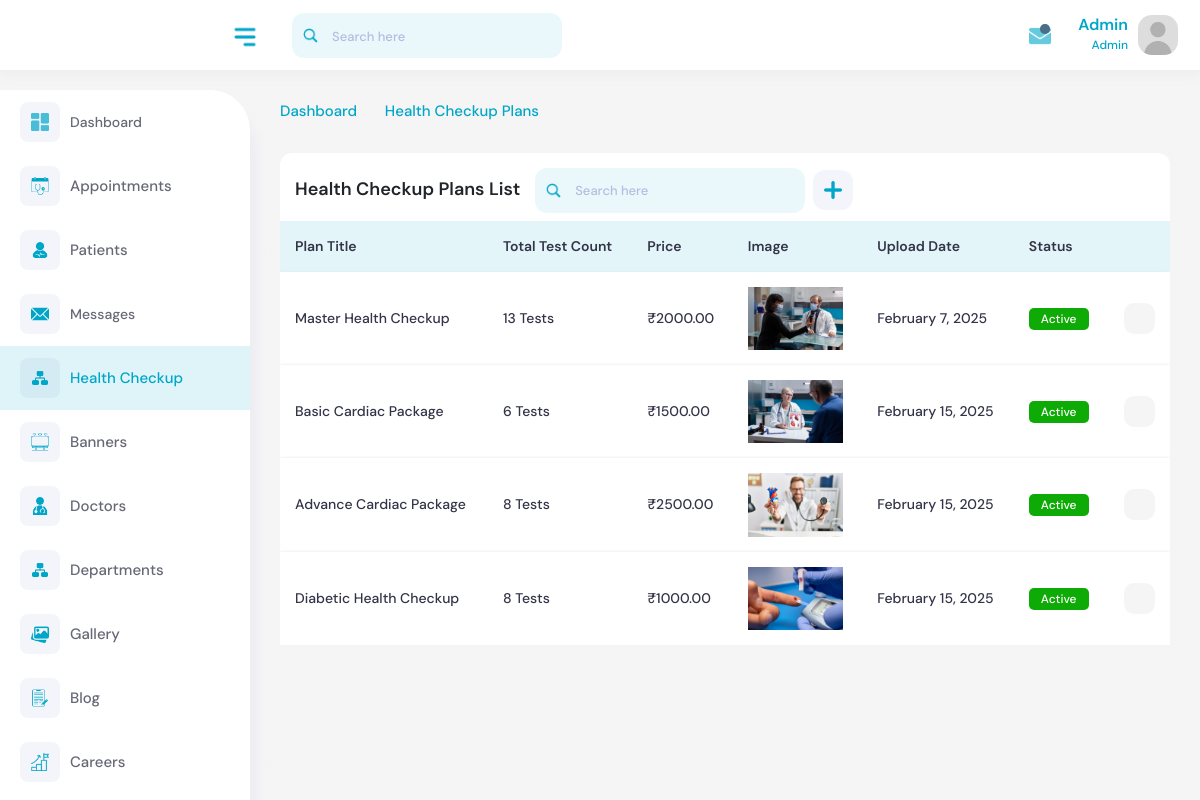
The app's page /account/health-checkup/ (signed in) with its own data.
### core/models.py (models this page shows, shortened)
class HealthCheckupPlan(models.Model):
    title = models.CharField(max_length=255)
    description = models.TextField()
    created_at = models.DateTimeField(auto_now_add=True)
    priority = models.DecimalField(max_digits=4, decimal_places=2, null=True, blank=True, default=10)
    slug = models.SlugField(unique=True)
    status = models.BooleanField(default=True)
    total_test_include = models.PositiveIntegerField()
    price = models.DecimalField(max_digits=10, decimal_places=2)
    image = models.ImageField(upload_to='health_checkup_plans/', blank=True, null=True)

### core/views.py (the view)
# urls.py: path('account/health-checkup/', views.health_checkup_plans, name='health_checkup_plans'),
@login_required(login_url='login')
def health_checkup_plans(request):
    try:
        profile = Summary.objects.get(user=request.user)
    except ObjectDoesNotExist:
        msg.error(request,'Profile does not exist. You cannot access here.')
        return redirect('login')
    if profile:
        if profile.role == 'hr':
            return redirect('hr_dashboard')
        elif profile.role == 'media':
            return redirect('media_dashboard')  # Correctly redirect to media dashboard
        elif profile.role not in ['frontdesk', 'admin']:
            return redirect('homepage')
    else:
        return redirect('homepage')
    plans = HealthCheckupPlan.objects.all().order_by('priority')
    context = {
        'plans': plans
    }
    return render(request, 'backend/checkup-plans.html', context)

### templates/backend/checkup-plans.html (shortened to what this page needs)
{% extends 'backend/base.html' %}
{% load static %}
{% block content %}
<div class="content">
    <div class="page-header">
        <div class="row">
            <div class="col-sm-12">
                <ul class="breadcrumb">
                    <li class="breadcrumb-item"><a href="{% url 'dashboard' %}">Dashboard </a></li>
                    <li class="breadcrumb-item"><i class="feather-chevron-right"></i></li>
                    <li class="breadcrumb-item active">Health Checkup Plans</li>
                </ul>
            </div>
        </div>
    </div>
    <div class="row">
        <div class="col-sm-12">
            <div class="card card-table show-entire">
                <div class="card-body">
                    <div class="page-table-header mb-2">
                        <div class="row align-items-center">
                            <div class="col">
                                <div class="doctor-table-blk">
                                    <h3>Health Checkup Plans List</h3>
                                    <div class="doctor-search-blk">
                                        <div class="top-nav-search table-search-blk">
                                            <form>
                                                <input id="search-input" type="text" class="form-control" placeholder="Search here" />
                                                <a class="btn"><img src="{% static 'img/icons/search.png' %}" style="width: 15px" alt /></a>
                                            </form>
                                        </div>
                                        <div class="add-group">
                                            <a href="{% url 'create_health_checkup_plans' %}" class="btn btn-primary add-pluss ms-2"><img style="width: 18px" src="{% static 'img/icons/plus.png' %}" alt /></a>
                                        </div>
                                    </div>
                                </div>
                            </div>
                        </div>
                    </div>
                    <div class="table-responsive">
                        <table id="banners-table" class="table border-0 custom-table comman-table datatable mb-0">
                            <thead>
                                <tr>
                                    <th>Plan Title</th>
                                    <th>Total Test Count</th>
                                    <th>Price</th>
                                    <th>Image</th>
                                    <th>Upload Date</th>
                                    <th>Status</th>
                                    <th class="text-end"></th>
                                </tr>
                            </thead>
                            <tbody>
                                {% for plan in plans %}
                                    <tr>
                                        <td>{{plan.title}}</td>
                                        <td>{{plan.total_test_include}} Tests</td>
                                        <td>
                                            ₹{{plan.price}}
                                        </td>
                                        <td><img src="{{plan.image.url}}" style="width: 95px" /></td>
                                        <td>{{ plan.created_at|date:"F j, Y" }}</td>
                                        <td>
                                        {% if plan.status == True %}
                                            <span class="acti_ve">Active</span>
                                            {% else %}
                                            <span class="in_acti_ve">Inactive</span>
                                        {% endif %}
                                        </td>
                                        <td class="text-end">
                                            <div class="dropdown dropdown-action">
                                                <a href="#" class="action-icon dropdown-toggle" data-bs-toggle="dropdown" aria-expanded="false"><i class="fa fa-ellipsis-v"></i></a>
                                            </div>
                                        </td>
                                    </tr>
                                {% endfor %}
                            </tbody>
                        </table>
                    </div>
                </div>
            </div>
        </div>
    </div>
</div>
{% endblock content %}

### templates/backend/base.html (shortened to what this page needs)
<!DOCTYPE html>
{% load static %}
<html lang="en">
    <head>
        <link rel="stylesheet" type="text/css" href="{% static 'css/bootstrap.min.css' %}" />
        <link rel="stylesheet" href="{% static 'plugins/fontawesome/css/fontawesome.min.css' %}" />
        <link rel="stylesheet" href="{% static 'plugins/fontawesome/css/all.min.css' %}" />
        <link rel="stylesheet" type="text/css" href="{% static 'css/select2.min.css' %}" />
        <link rel="stylesheet" href="{% static 'plugins/datatables/datatables.min.css' %}" />
        <link rel="stylesheet" href="{% static 'css/feather.css' %}" />
        <link rel="stylesheet" type="text/css" href="{% static 'css/style.css' %}" />
    </head>
    <body>
        <div class="main-wrapper">
            <div class="header">
                <div class="header-left">
                    <a href="{% url 'dashboard' %}" class="logo"> <img src="{% static 'img/logo.png' %}" style="width: 180px" class="img-fluid" alt /> </a>
                </div>
                <a id="toggle_btn" href="javascript:void(0);"><img src="{% static 'img/icons/menu.png' %}" style="width: 30px;" alt /></a>
                <div class="top-nav-search mob-view">
                    <form>
                        <input type="text" class="form-control" placeholder="Search here" />
                        <a class="btn"><img src="{% static 'img/icons/search.png' %}" style="width: 15px;" alt /></a>
                    </form>
                </div>
                <ul class="nav user-menu float-end">
                    <li class="nav-item dropdown d-none d-md-block">
                        <a href="#" class="dropdown-toggle nav-link" data-bs-toggle="dropdown">
                            <img src="{% static 'img/icons/email.png' %}" style="width: 22px;" alt />
                            <span class="pulse"></span>
                        </a>
                    </li>
                    <li class="nav-item dropdown has-arrow user-profile-list">
                        <a href="#" class="dropdown-toggle nav-link user-link" data-bs-toggle="dropdown">
                            <div class="user-names">
                                <h5 style="text-transform: capitalize;">{{request.user.username}}</h5>
                                <span>Admin</span>
                            </div>
                            <span class="user-img">
                                <img src="{% static 'img/user.jpg' %}" alt="Admin" />
                            </span>
                        </a>
                    </li>
                </ul>
            </div>
            <div class="sidebar" id="sidebar">
                <div class="sidebar-inner slimscroll">
                    <div id="sidebar-menu" class="sidebar-menu">
                        <ul class="main">
                            <div class="sidebar__box dashboard_sidebar">
                                <a href="{% url 'dashboard' %}">
                                    <span class="menu-side"><img src="{% static 'img/icons/dashboard.png' %}" style="width: 18px;" alt /></span> <span> Dashboard </span>
                                </a>
                            </div>
                            <li class="submenu appointment_sidebar">
                                <a href="#">
                                    <span class="menu-side"><img src="{% static 'img/icons/appointment.png' %}" style="width: 18px;" alt /></span> <span> Appointments </span> <span class="menu-arrow"></span>
                                </a>
                            </li>
                            <li class="submenu patients_sidebar">
                                <a href="#">
                                    <span class="menu-side"><img src="{% static 'img/icons/healthy.png' %}" style="width: 18px;" alt /></span> <span>Patients </span> <span class="menu-arrow"></span>
                                </a>
                            </li>
                            <div class="sidebar__box messages_sidebar">
                                <a href="{% url 'messages' %}">
                                    <span class="menu-side"><img src="{% static 'img/icons/message.png' %}" style="width: 18px;" alt /></span> <span> Messages </span>
                                </a>
                            </div>
                            <li class="submenu health_checkup_sidebar">
                                <a href="#">
                                    <span class="menu-side"><img src="{% static 'img/icons/department.png' %}" style="width: 18px;" alt /></span> <span> Health Checkup </span> <span class="menu-arrow"></span>
                                </a>
                            </li>
                            <li class="submenu banner_sidebar">
                                <a href="#">
                                    <span class="menu-side"><img src="{% static 'img/icons/banner.png' %}" style="width: 18px;" alt /></span> <span> Banners </span> <span class="menu-arrow"></span>
                                </a>
                            </li>
                            <li class="submenu doctor_sidebar">
                                <a href="#">
                                    <span class="menu-side"><img src="{% static 'img/icons/doctor.png' %}" style="width: 18px;" alt /></span> <span> Doctors </span> <span class="menu-arrow"></span>
                                </a>
                            </li>
                            <li class="submenu department_sidebar">
                                <a href="#">
                                    <span class="menu-side"><img src="{% static 'img/icons/department.png' %}" style="width: 18px;" alt /></span> <span> Departments </span> <span class="menu-arrow"></span>
                                </a>
                            </li>
                            <li class="submenu gallery_sidebar">
                                <a href="#">
                                    <span class="menu-side"><img src="{% static 'img/icons/gallery.png' %}" style="width: 18px;" alt /></span> <span> Gallery</span> <span class="menu-arrow"></span>
                                </a>
                            </li>
                            <li class="submenu blogs_sidebar">
                                <a href="#">
                                    <span class="menu-side"><img src="{% static 'img/icons/blog.png' %}" style="width: 18px;" alt /></span> <span> Blog</span> <span class="menu-arrow"></span>
                                </a>
                            </li>
                            <li class="submenu career_sidebar">
                                <a href="#">
                                    <span class="menu-side"><img src="{% static 'img/icons/career.png' %}" style="width: 18px;" alt /></span> <span> Careers</span> <span class="menu-arrow"></span>
                                </a>
                            </li>
                            <div class="sidebar__box notifications_sidebar">
                            </div>
                        </ul>
                    </div>
                </div>
            </div>
            <div class="page-wrapper">
                {% block content %}
                {% endblock content %}
            </div>
        </div>
        <script src="{% static 'cdn-cgi/scripts/7d0fa10a/cloudflare-static/rocket-loader.min.js' %}" data-cf-settings="0809f830a9a7270f0d91c883-|49" defer></script></body>
    </body>
</html>

### static/css/feather.css (style rules this page uses)
[class^="feather-"], [class*=" feather-"] { font-family: 'feather' !important; speak: none; font-style: normal; font-weight: normal; font-variant: normal; text-transform: none; line-height: 1; -webkit-font-smoothing: antialiased; -moz-osx-font-smoothing: grayscale; }
.feather-chevron-right:before { content: "\e930"; }

### records on screen
HealthCheckupPlan: title "Master Health Checkup", total_test_include "13", price "2000.00", image (picture), created_at "February 7, 2025", status "Active"
HealthCheckupPlan: title "Basic Cardiac Package", total_test_include "6", price "1500.00", image (picture), created_at "February 15, 2025", status "Active"
HealthCheckupPlan: title "Advance Cardiac Package", total_test_include "8", price "2500.00", image (picture), created_at "February 15, 2025", status "Active"
HealthCheckupPlan: title "Diabetic Health Checkup", total_test_include "8", price "1000.00", image (picture), created_at "February 15, 2025", status "Active"

### other values on screen
{{ request.user.username }} "Admin"
